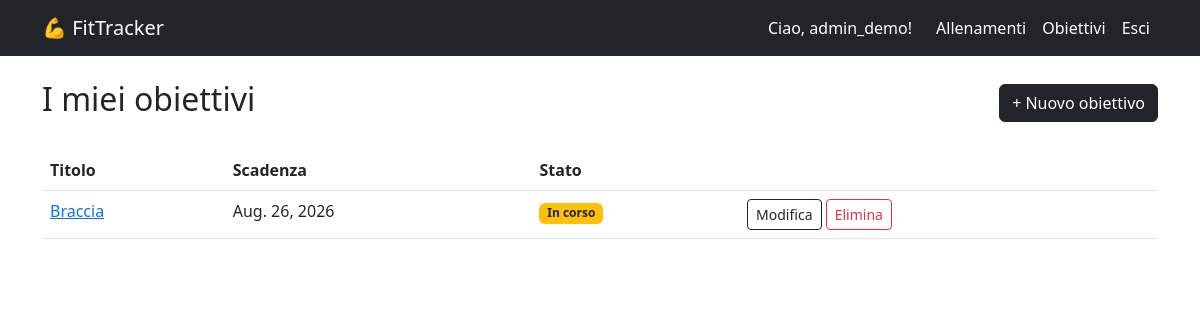
Page /goals/ (signed in) on the committed database.
### accounts/models.py (models this page shows, shortened)
class CustomUser(AbstractUser):
    ROLE_CHOICES = (
        ('user', 'Utente'),
        ('coach', 'Coach'),
    )
    role = models.CharField(max_length = 10, choices = ROLE_CHOICES, default = 'user')
    bio = models.TextField(blank = True)
    birth_date = models.DateField(null = True, blank = True)
    groups = models.ManyToManyField (
        'auth.Group',
        related_name = 'customuser_set',
        blank = True
    )
    user_permissions = models.ManyToManyField (
        'auth.Permission',
        related_name = 'customuser_set',
        blank = True
    )

### workout/models.py (models this page shows, shortened)
class Goal(models.Model):
    user = models.ForeignKey(settings.AUTH_USER_MODEL, on_delete=models.CASCADE, related_name='goals')
    title = models.CharField(max_length = 200)
    description = models.TextField(blank = True)
    target_date = models.DateField(null = True, blank = True)
    achieved = models.BooleanField(default = False)

### workout/views.py (the view)
# urls.py: path('goals/', views.goal_list, name = 'goal_list'),
@login_required
def goal_list(request):
    goals = Goal.objects.filter(user = request.user)
    return render(request, 'workout/goal_list.html', {'goals': goals})

### workout/templates/workout/goal_list.html
{% extends 'workout/base.html' %}
{% block content %}
<div class = "d-flex justify-content-between align-items-center mb-4">
    <h2>I miei obiettivi</h2>
    <a href = "{% url 'goal_create' %}" class = "btn btn-dark">+ Nuovo obiettivo</a>
</div>
{% if goals %}
    <table class = "table table-hover">
        <thead>
            <tr>
                <th>Titolo</th>
                <th>Scadenza</th>
                <th>Stato</th>
                <th></th>
            </tr>
        </thead>
        <tbody>
            {% for goal in goals %}
                <tr>
                    <td><a href = "{% url 'goal_detail' goal.pk %}">{{ goal.title }}</a></td>
                    <td>{{ goal.target_date|default:"—" }}</td>
                    <td>
                        {% if goal.achieved %}
                            <span class = "badge bg-success">Raggiunto ✓</span>
                        {% else %}
                            <span class = "badge bg-warning text-dark">In corso</span>
                        {% endif %}
                    </td>
                    <td>
                        <a href = "{% url 'goal_edit' goal.pk %}" class = "btn btn-sm btn-outline-dark">Modifica</a>
                        <a href = "{% url 'goal_delete' goal.pk %}" class = "btn btn-sm btn-outline-danger">Elimina</a>
                    </td>
                </tr>
            {% endfor %}
        </tbody>
    </table>
{% else %}
    <p class = "text-muted">Non hai ancora nessun obiettivo registrato.</p>
{% endif %}
{% endblock %}

### workout/templates/workout/base.html (shortened to what this page needs)
<!DOCTYPE html>
<html lang = "it">
<head>
    <link href = "https://cdn.jsdelivr.net/npm/bootstrap@5.3.0/dist/css/bootstrap.min.css" rel = "stylesheet">
</head>
<body>
<nav class = "navbar navbar-expand-lg navbar-dark bg-dark">
    <div class = " container">
        <a class = "navbar-brand" href="{% url 'home' %}">💪 FitTracker</a>
        <div class = "navbar-nav ms-auto">
            {% if user.is_authenticated %}
                <span class = "navbar-text text-white me-3"> Ciao, {{ user.username }}! </span>
                <a class = "nav-link text-white" href = "{% url 'workout_list' %}"> Allenamenti </a>
                <a class = "nav-link text-white" href = "{% url 'goal_list' %}"> Obiettivi </a>
                <a class = "nav-link text-white" href = "{% url 'logout' %}"> Esci </a>
            {% else %}
                <a class = "nav-link text-white" href = "{% url 'login' %}"> Accedi </a>
                <a class = "nav-link text-white" href = "{% url 'register' %}" > Registrati </a>
            {% endif %}
        </div>
    </div>
</nav>
<div class = "container mt-4">
    {% block content %}{% endblock %}
</div>
</body>
</html>

### rows in the picture
CustomUser: username "admin_demo"
Goal: title "Braccia", target_date "Aug. 26, 2026", achieved "In corso"
